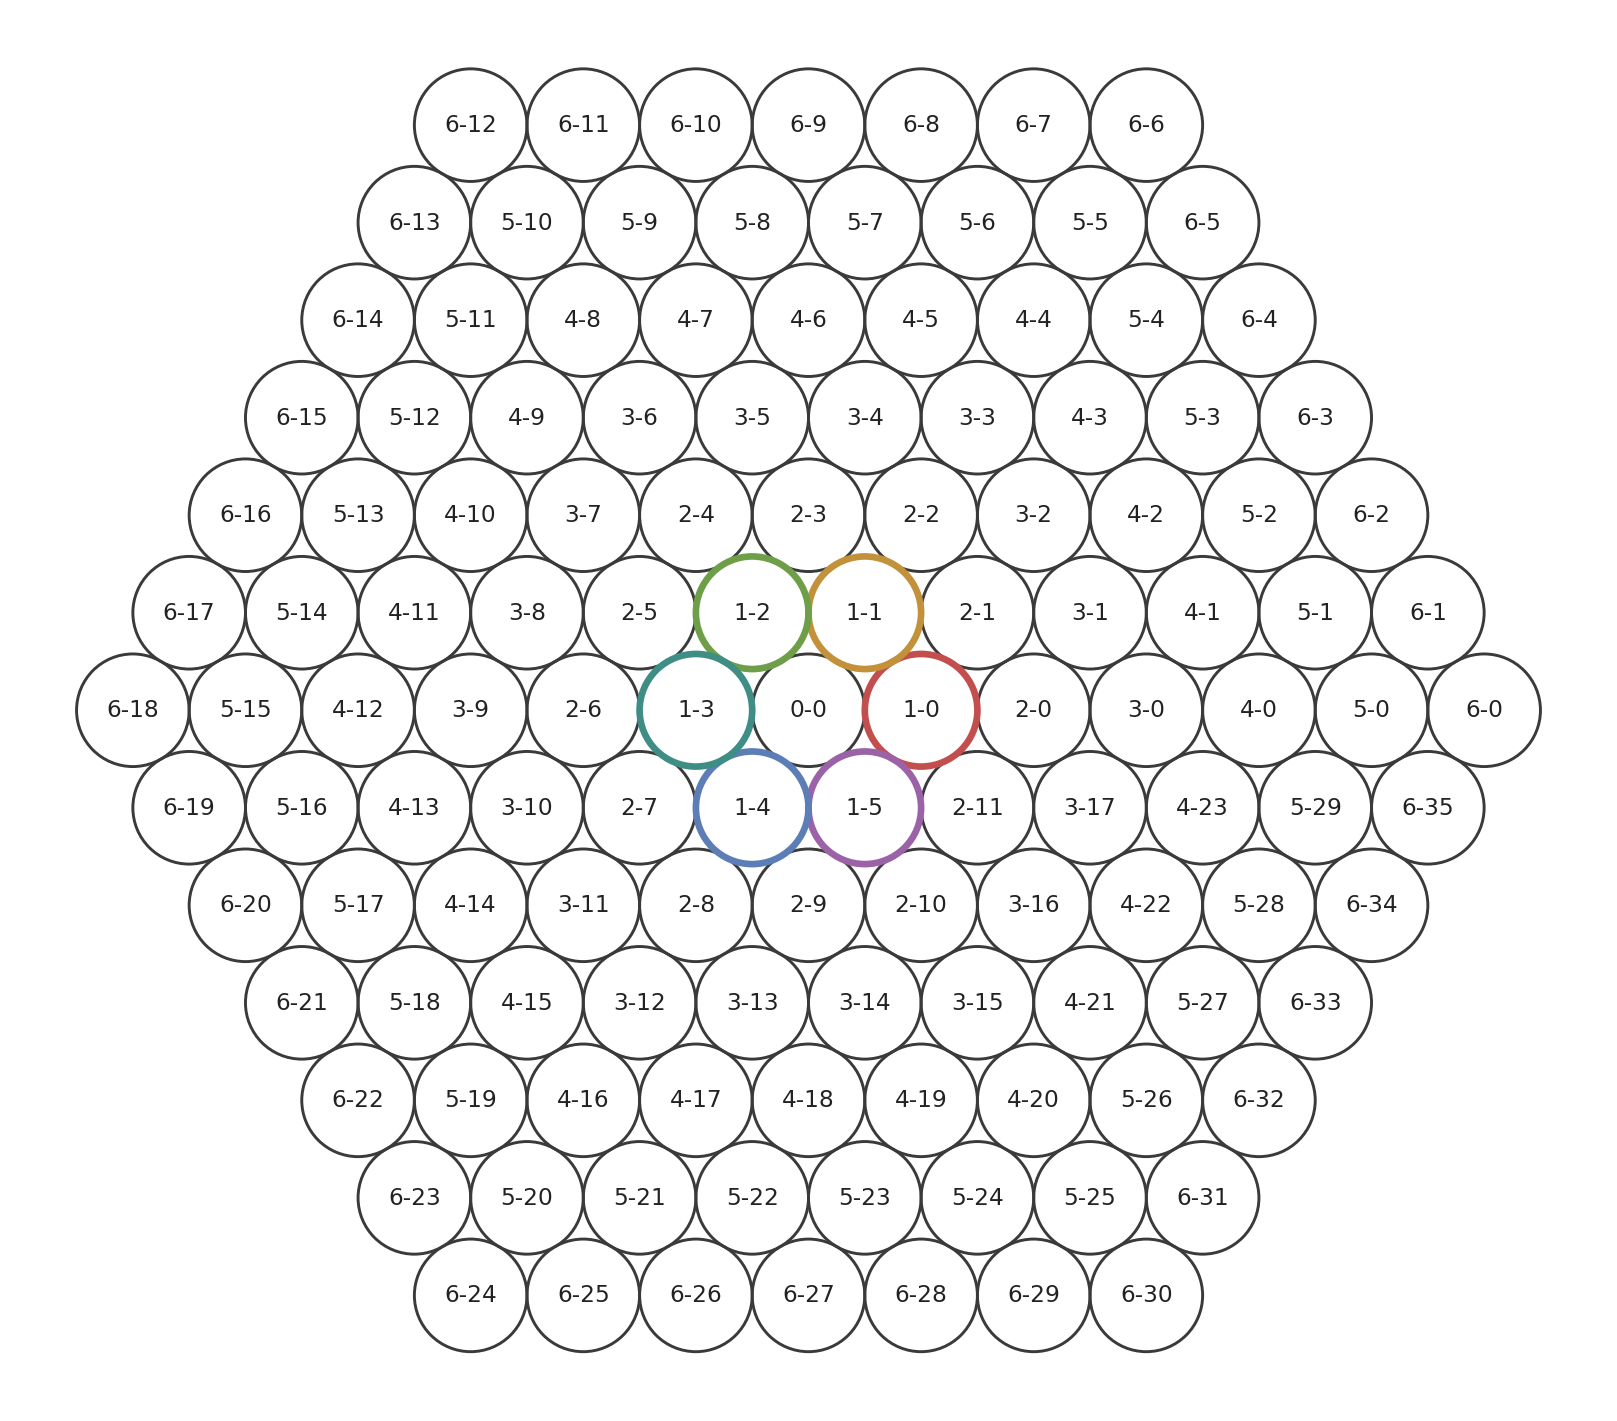

Reproduce this figure in Python.
"""fig03_ring_labels.py — Figure: the ring-label scheme k-i on the regular packing A=B=1.

Purpose (Section 2.2): purely combinatorial legend for the labels used in
later figures — ring k has 6k circles, numbered counterclockwise from the
positive horizontal axis. Redrawn at print resolution so the labels are
actually readable; the ring-1 petals carry the identifying hues to tie this
diagram to Figures 1 and 2.
"""
import doylefig as D

M = 6
cen, rad = D.build_config(1.0, 1.0, M)

fig, ax = D.new_axes((6.8, 6.2))
D.draw_circles(ax, cen, rad, lw=0.7, petal_hues=True)
for pt, z in cen.items():
    D.label_center(ax, z, D.ring_label(*pt), fontsize=5.6)
D.fit_view(ax, *D.circle_extent(cen, rad))
D.save(fig, "fig03_ring_labels")
